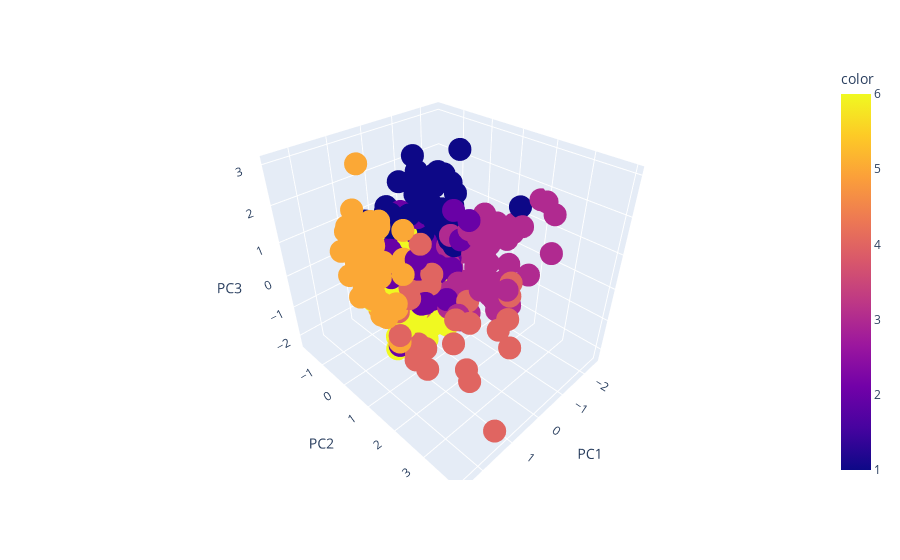

The notebook cell this image was saved under:
### Code cell
fig2 = px.scatter_3d(pcaDataScaled, x='PC1', y='PC2', z='PC3',color=km_neat)
fig2

### Figure 1 — Plotly figure (JSON) as saved in the notebook; plotly's stock layout.template omitted (floating-point values rounded to 4 significant figures; data arrays with more than 128 entries replaced by an {"elided": "..."} marker saying what was removed)
{"data": [{"hovertemplate": "PC1=%{x}<br>PC2=%{y}<br>PC3=%{z}<br>color=%{marker.color}<extra></extra>", "legendgroup": "", "marker": {"color": {"elided": "397 int values"}, "coloraxis": "coloraxis", "symbol": "circle"}, "mode": "markers", "name": "", "scene": "scene", "showlegend": false, "type": "scatter3d", "x": {"elided": "397 float values"}, "y": {"elided": "397 float values"}, "z": {"elided": "397 float values"}}], "layout": {"coloraxis": {"colorbar": {"title": {"text": "color"}}, "colorscale": [[0, "#0d0887"], [0.1111, "#46039f"], [0.2222, "#7201a8"], [0.3333, "#9c179e"], [0.4444, "#bd3786"], [0.5556, "#d8576b"], [0.6667, "#ed7953"], [0.7778, "#fb9f3a"], [0.8889, "#fdca26"], [1, "#f0f921"]]}, "legend": {"tracegroupgap": 0}, "margin": {"t": 60}, "scene": {"domain": {"x": [0, 1], "y": [0, 1]}, "xaxis": {"title": {"text": "PC1"}}, "yaxis": {"title": {"text": "PC2"}}, "zaxis": {"title": {"text": "PC3"}}}}}
